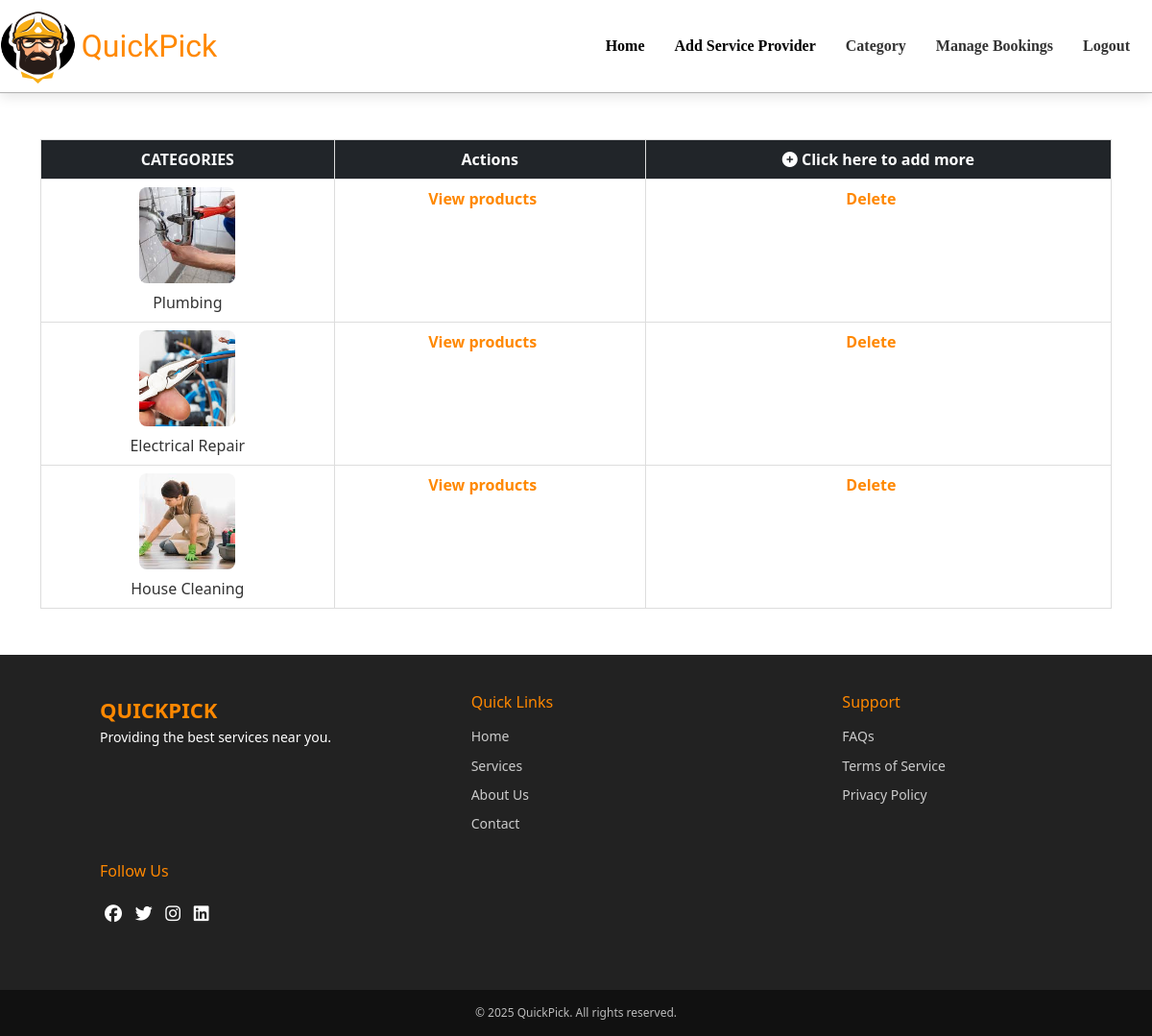
Page /view_category on the committed database.
### app/models.py (models this page shows)
class Category(models.Model):
    category = models.TextField()
    img = models.FileField()

### app/views.py (the view)
# urls.py: path('view_category',views.view_category),
def view_category(req):
    category=Category.objects.all()
    return render(req,'admin/view_category.html',{'category':category})

### templates/admin/view_category.html (shortened to what this page needs)
<!DOCTYPE html>
<html lang="en">
<head>
    {% load static %}
    <link rel="stylesheet" href="{% static 'css/view_cat_style.css' %}">
    <link rel="stylesheet" href="{% static 'css/footer.css' %}">
    <link rel="stylesheet" href="https://cdnjs.cloudflare.com/ajax/libs/font-awesome/6.5.0/css/all.min.css">
    <link rel="stylesheet" href="https://cdnjs.cloudflare.com/ajax/libs/font-awesome/6.5.1/css/all.min.css">
    <link href="https://cdn.jsdelivr.net/npm/bootstrap@5.3.3/dist/css/bootstrap.min.css" rel="stylesheet">
</head>
<body>
    <nav class="navbar navbar-expand-lg">
        <img src="static/logo.png" alt="logo" width="80" height="80">
        <a class="navbar-brand" href="#">QuickPick</a>
        <div class="collapse navbar-collapse" id="navbarNav">
          <ul class="navbar-nav ms-auto">
            <li class="nav-item">
              <a class="nav-link active" href="../../admin_home">Home</a>
            </li>
            <li class="nav-item">
              <a class="nav-link active" href="add_pro">Add Service Provider</a>
            </li>
            <li class="nav-item">
              <a class="nav-link" href="view_category">Category</a>
            </li>
            <li class="nav-item">
              <a class="nav-link" href="admin_bookings">Manage Bookings</a>
            </li>
            <li class="nav-item">
              <a class="nav-link" href="logout">Logout</a>
            </li>
          </ul>
        </div>
      </nav>
      <div class="container">
    <table class="table table-hover mt-5 mb-5 mx-auto">
        <thead>
            <tr class="table-dark">
                <th scope="col" class="text-light">CATEGORIES</th>
                <th scope="col">Actions</th>
                <th scope="col">
                    <a style="color: white;" href="../category">
                        <i class="fas fa-plus-circle"></i> Click here to add more
                    </a>
                </th>
            </tr>
        </thead>
        <tbody>
            {% for i in category %}
            <tr>
                <td class="category-cell">
                    <div class="category-box">
                        <img src="{{ i.img.url }}" alt="" class="category-img">
                        <span class="category-text">{{ i.category }}</span>
                    </div>
                </td>
                <td><a href="view_service/{{i.pk }}/">View products</a></td>
                <td><a href="delete_category/{{ i.pk }}" class="delete-btn">Delete</a></td>
            </tr>
            {% endfor %}
        </tbody>
    </table>
      </div>
    <footer class="footer">
        <div class="footer-section">
            <div class="footer-logo">QuickPick</div>
            <p>Providing the best services near you.</p>
        </div>
        <div class="footer-section footer-links">
            <h4>Quick Links</h4>
            <a href="#">Home</a>
            <a href="#">Services</a>
            <a href="#">About Us</a>
            <a href="#">Contact</a>
        </div>
        <div class="footer-section footer-links">
            <h4>Support</h4>
            <a href="#">FAQs</a>
            <a href="#">Terms of Service</a>
            <a href="#">Privacy Policy</a>
        </div>
        <div class="footer-section">
            <h4>Follow Us</h4>
            <div class="footer-social">
                <a href="#"><i class="fab fa-facebook"></i></a>
                <a href="#"><i class="fab fa-twitter"></i></a>
                <a href="#"><i class="fab fa-instagram"></i></a>
                <a href="#"><i class="fab fa-linkedin"></i></a>
            </div>
        </div>
    </footer>
    <div class="footer-bottom">
        &copy; 2025 QuickPick. All rights reserved.
    </div>
</body>
</html>

### static/css/view_cat_style.css (style rules this page uses)
.navbar { background-color: #fff; box-shadow: 0 4px 12px rgba(0, 0, 0, 0.1); padding: 15px 20px; transition: all 0.3s ease; border-bottom: 1px solid rgba(0, 0, 0, 0.301); margin-bottom:20px; }
.navbar-brand { font-size: 2rem !important; font-family: "Sigmar", serif; font-weight: 400; font-style: normal; color: #ff8800 !important; transition: all 0.3s ease; margin-left: 0.4vw; }
.navbar-nav .nav-item .nav-link { font-size: 1rem; color: #333; margin-right: 15px; transition: all 0.3s ease; font-family: "Dancing Script", serif; font-optical-sizing: auto; font-weight: 700; font-style: normal; }
body { background-color: #fff; font-family: Arial, sans-serif; color: #333; margin: 0; padding: 0; }
.table { width: 80%; margin: 50px auto; border-collapse: collapse; background-color: #fff; }
.table th, .table td { padding: 12px 15px; text-align: center; border: 1px solid #ddd; }
.table-dark { background-color: #ff8800; color: #fff; }
.table a { color: #ff8800; text-decoration: none; font-weight: bold; }
.category-cell { text-align: center; padding: 15px; }
.category-box { display: flex; flex-direction: column; align-items: center; gap: 8px; }
.category-img { border-radius: 8%; width: 100px; height: 100px; object-fit: cover; }
.category-text { font-size: 16px; font-weight: 500; color: #333; }
.delete-btn { color: red; font-weight: bold; }
.table td a { margin-right: 15px; }

### static/css/footer.css (style rules this page uses)
.footer { background: #222; background-size:100%; color: white; padding: 40px 20px; font-size: 14px; line-height: 1.6; display: flex; flex-wrap: wrap; justify-content: space-between; align-items: flex-start; }
.footer-section { margin-left:7vw; flex: 1; min-width: 250px; margin-bottom: 20px; }
.footer-logo { font-size: 22px; font-weight: bold; color: #ff8800; text-transform: uppercase; }
.footer-section h4 { font-size: 16px; margin-bottom: 15px; color: #ff8800; }
.footer-links a { display: block; color: #ccc; text-decoration: none; margin-bottom: 8px; transition: color 0.3s; }
.footer-social a { display: inline-block; margin: 5px; color: white; font-size: 18px; transition: color 0.3s; }
.footer-bottom { text-align: center; padding: 15px; background: #111; font-size: 12px; color: #bbb; }

### rows in the picture
Category: img (picture), category "Plumbing"
Category: img (picture), category "Electrical Repair"
Category: img (picture), category "House Cleaning"
